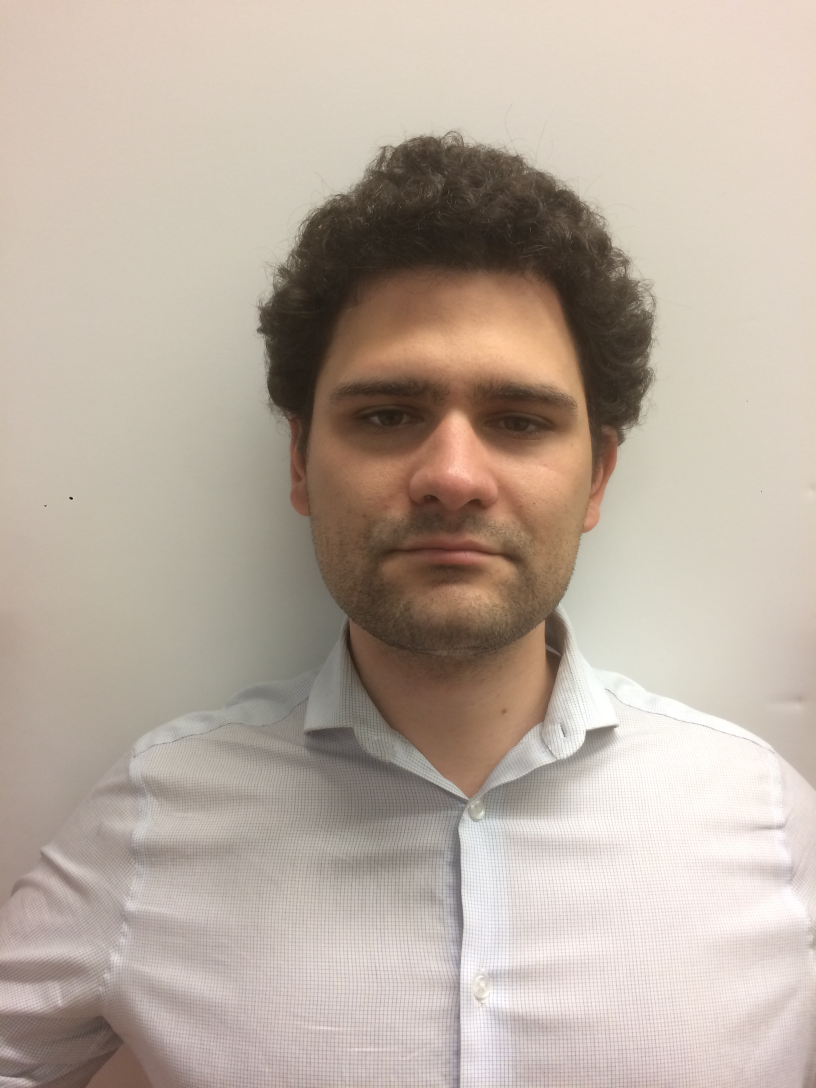
#> input picture photos/im1.JPG, 2448 x 3264 px, found by its file name (shown at 1/3 size)
$ python process.py
#> lines starting #> are read from the running program, lines starting #| are printed output that depends on the picture; after the words box and inside, x2 and y2 are one past the last pixel; in counts of white or black regions, pixels touching at a corner belong together
### edge.py
import cv2
import numpy as np
import sys, os

def nothing(x):
	pass

# [27 lines left out: functions update, updateCanny, not called in this run]

thickness = 3
thickness_canny = 1
PI = 3.1415

blurSize = 7
threshold_canny = 100

blurSize_min = 1
blurSize_max = 41

threshold_canny_min = 10
threshold_canny_max = 300


rho_min = 1
rho_max = 10

theta_min = .1*PI/180
theta_max = 2*PI/180

threshold_min = 1
threshold_max = 300

minLineLength_min = 1
minLineLength_max = 40

maxLineGap_min = 1
maxLineGap_max = 40

rho = 2.26
theta = .00174
threshold = 40
maxLineGap = 11
minLineLength = 5
img = 0

canny = 0
hough = 0

demo = False

downsample = 1

crop_coords = [1000, 1750, 50, 950]

def process(image_in, lines_out, interactive, params):
#> called with image_in = 'im1.JPG', lines_out = 'temp.txt', interactive = False, params = '/home/pi/image-processing/cv/params.txt'
	global rho, theta, threshold, maxLineGap, minLineLength, img, thickness, thickness_canny, PI, blurSize, blurSize_min, blurSize_max, canny, hough, lines

	if interactive:
		cv2.namedWindow('canny')
		cv2.namedWindow('main')

		cv2.createTrackbar('blurSize','canny',0,100,updateCanny)
		cv2.createTrackbar('threshold_canny','canny', 0,100,updateCanny)

		cv2.createTrackbar('rho','main',0,100,update)
		cv2.createTrackbar('theta','main', 0,100,update)
		cv2.createTrackbar('threshold','main', 0,100,update)
		cv2.createTrackbar('minLineLength','main', 0,100,update)
		cv2.createTrackbar('maxLineGap','main', 0,100,update)
	else:
		if os.path.exists(params):
			readParams(params)
#> (reads params.txt from the repository)


	img = cv2.imread(image_in)
#> img is the input picture: shape (3264, 2448, 3); mean B, G, R 160.7, 172.7, 186.2
	if demo:
		cv2.imwrite("demo1.jpg", img)
	img = cv2.cvtColor(img, cv2.COLOR_BGR2GRAY)
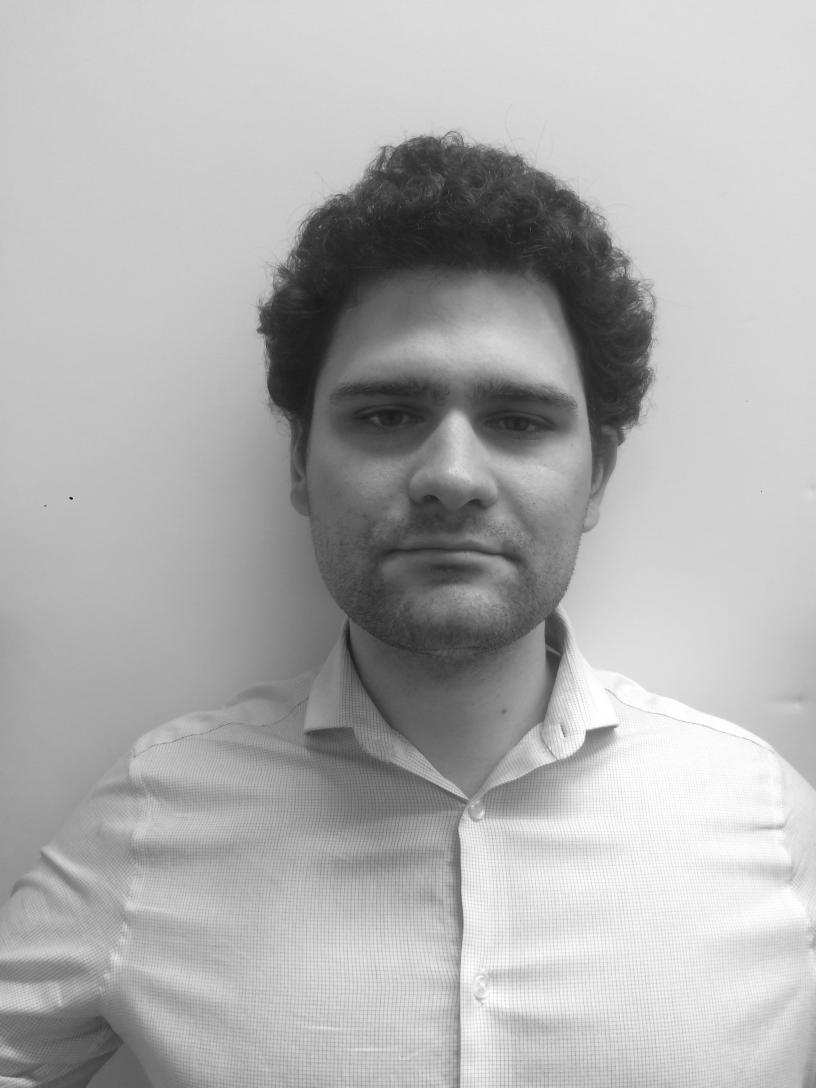
#> img: shape (3264, 2448) (shown at 1/3 size); min 8, max 255, mean 175.4
	if demo:
		cv2.imwrite("demo2.jpg", img)
	img = cv2.resize(img,None,fx=downsample, fy=downsample, interpolation = cv2.INTER_CUBIC)
	img = img[crop_coords[2]:crop_coords[3], crop_coords[0]: crop_coords[1]]
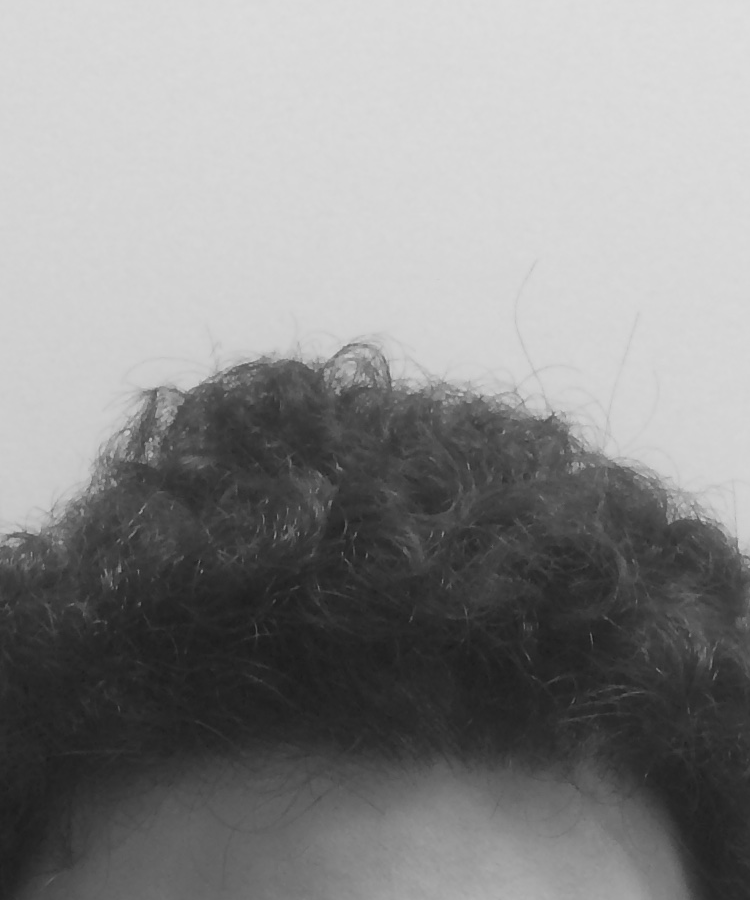
#> img: shape (900, 750); min 27, max 223, mean 137.6
	cv2.imwrite("%s.crop.jpg" % image_in, img)
	if demo:
		cv2.imwrite("demo3.jpg", img)

	img_blur = cv2.GaussianBlur(img,(blurSize,blurSize),0)
	if demo:
		cv2.imwrite("demo4.jpg", img)

	canny = cv2.Canny(img_blur, threshold_canny*.4, threshold_canny, True)
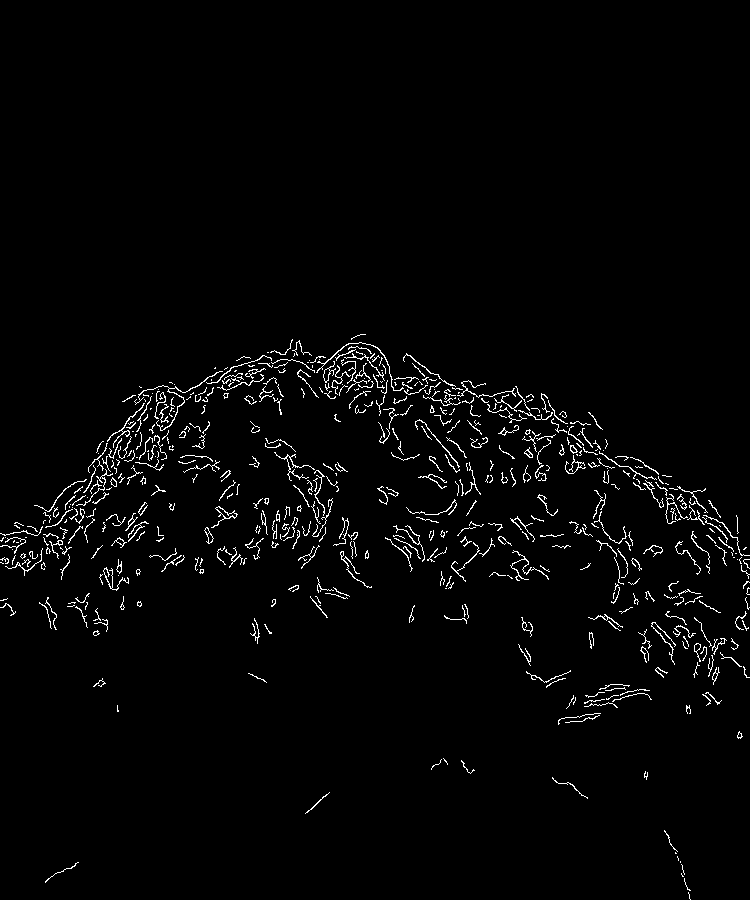
#> canny: shape (900, 750); 2.2% white in thin lines or dots, all inside (x1, y1, x2, y2) = (0, 334, 750, 900)
	if demo:
		cv2.imwrite("demo5.jpg", canny)

	kernel = np.ones((thickness_canny,thickness_canny), np.uint8)

	canny = cv2.dilate(canny, kernel, iterations=1)
	if demo:
		cv2.imwrite("demo6.jpg", canny)

	lines = cv2.HoughLinesP(canny, rho=rho, theta=theta, threshold = threshold, minLineLength = minLineLength, maxLineGap = maxLineGap)
#> lines = 1966 rows, first 6: [136, 462, 139, 462], [625, 536, 629, 536], [731, 641, 735, 643], [160, 427, 162, 425], [521, 578, 528, 579], [117, 464, 119, 462]

	ret,hough = cv2.threshold(img,0,0,cv2.THRESH_BINARY)
#> hough: shape (900, 750); every value is 0

	if lines is not None:
		for line in lines:
			cv2.line(hough, (line[0][0], line[0][1]), (line[0][2], line[0][3]), (255, 255, 255), thickness)
#> this loop made 1966 passes
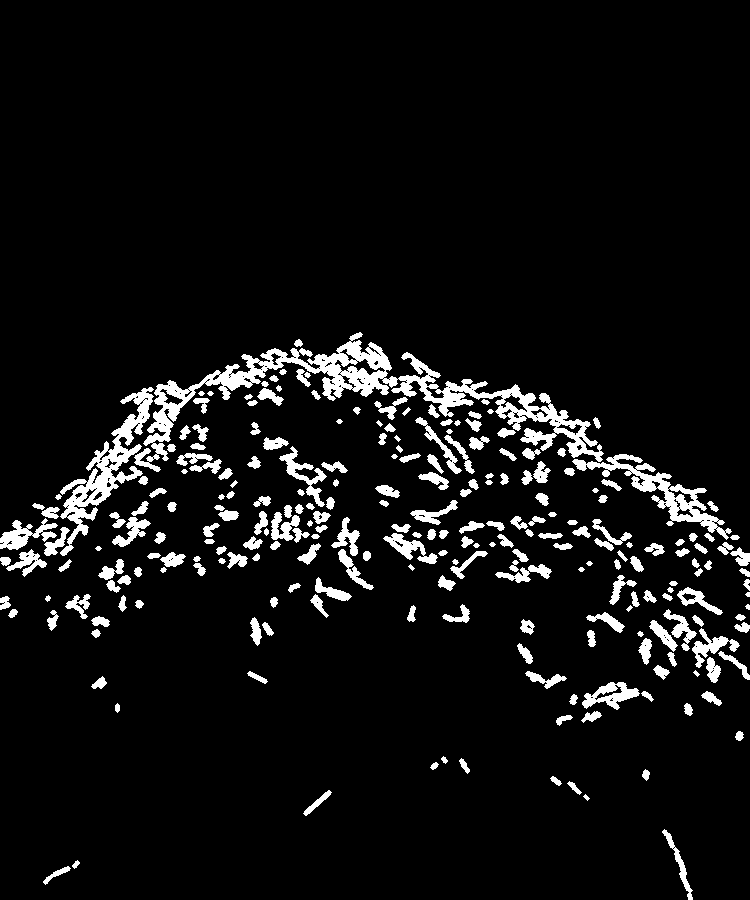
#> hough: shape (900, 750); 6.8% white; 248 white regions (1 under 20 px), largest, box (x1, y1, x2, y2) and area: (134, 332, 604, 472) 10662, (60, 387, 154, 556) 3634, (572, 454, 732, 540) 2678
	if interactive:
		cv2.imshow('main', hough)
		cv2.imshow('canny', canny)
		cv2.waitKey(0)
		writeParams(params)
	if demo:
		cv2.imwrite("demo7.jpg", hough)

	f = open(lines_out, 'w')
	f.write("BlurSize: %s, CannyThreshold: %s, Rho: %s, Theta: %s, HoughThreshold: %s, MaxLineGap: %s, MinLineLength: %s\n" % (blurSize, threshold_canny, rho, theta, threshold, maxLineGap, minLineLength))
	if lines is not None:
		for line in lines:
			f.write("%s %s %s %s\n" % (line[0][0], line[0][1], line[0][2], line[0][3]))
	f.close()
	cv2.destroyAllWindows()

# [10 lines left out: function writeParams, not called in this run]

def readParams(params):
	global blurSize, threshold_canny, rho, theta, threshold, maxLineGap, minLineLength
	print("Reading params.")
	f = open(params, 'r')
	blurSize = int(f.readline())
	threshold_canny = int(f.readline())
	rho = float(f.readline())
	theta = float(f.readline())
	threshold = int(f.readline())
	maxLineGap = int(f.readline())
	minLineLength = int(f.readline())

# [13 lines that do not run on import are left out]

### plot.py
import cv2
import numpy as np
import math
import os, shutil

y_paper_max = 792
x_paper_max = 1224

y_paper_bottom = 150
y_paper_top = 600

x_paper_left = 0
x_paper_right = 0

xMax = 0
xMin = 0
yMax = 0
yMin = 0

writeFrames = False

def sort(lines):
	first = alignLeft(lines[0])
	lines[0] = first

	for index in range(len(lines)):

		if first[0] > alignLeft(lines[index])[0]:
			first = alignLeft(lines[index])
			lines[index] = first
	lines.remove(first)
	newLines = [first]

	while len(lines) > 0:
		point = p2(newLines[len(newLines) - 1])
		candidate = lines[0]
		minDistance = 0
		if distance(point, p1(candidate)) < distance(point, p2(candidate)):
			minDistance = distance(point, p1(candidate))
		else:
			minDistance = distance(point, p2(candidate))
			candidate = swap(candidate)
			lines[0] = candidate

		for index in range(len(lines)):
			line = lines[index]
			if distance(point, p1(line)) < minDistance:
				candidate = line
				minDistance = distance(point, p1(line))
			if distance(point, p2(line)) < minDistance:
				candidate = swap(line)
				minDistance = distance(point, p2(line))
				lines[index] = candidate

		lines.remove(candidate)
		newLines.append(candidate)
	return newLines

# [10 lines left out: function connect, not called in this run]


def p1(line):
	return [line[0], line[1]]

def p2(line):
	return [line[2], line[3]]

def swap(line):
	return [line[2], line[3], line[0], line[1]]

def alignLeft(line):
	if line[2] < line[0]:
		return [line[2], line[3], line[0], line[1]]
	return line

# [4 lines left out: function alignDown, not called in this run]

def distance(p1, p2):
	return math.sqrt((p1[0] - p2[0])*(p1[0] - p2[0]) + (p1[1] - p2[1])*(p1[1] - p2[1]))

def x_transform(x):
	ratio = 1.0-(float(x) / (xMax - xMin))
	return int(x_paper_right + ratio * (x_paper_left - x_paper_right))

def y_transform(y):
	ratio = 1.0-(float(y) / (yMax - yMin))
	return int(y_paper_bottom + ratio * (y_paper_top - y_paper_bottom))

def process(joinDistance, lines_in, coords_out, interactive, img_out):
#> called with joinDistance = 20, lines_in = 'temp.txt', coords_out = 'lines', interactive = False, img_out = 'lines.jpg'
	global x_paper_right, x_paper_left, xMax, xMin, yMax, yMin
	tossedFirst = False

	f = open(lines_in, 'r')
	lines = []
	for line in f:
		if not tossedFirst:
			tossedFirst = True
			continue
		splitline = line.split(" ")
		lines.append(map(int, splitline))
	f.close()
	lines = sort(lines)
	xMax = lines[0][0]
	xMin = xMax
	yMin = lines[0][1]
	yMax = yMin
	for line in lines:
		xMax = max(xMax, line[0], line[2])
		xMin = min(xMin, line[0], line[2])
		yMax = max(yMax, line[1], line[3])
		yMin = min(yMin, line[1], line[3])

	aspect_ratio = float(yMax - yMin) / float(xMax - xMin)
	x_paper_width = (y_paper_top - y_paper_bottom) / aspect_ratio
	x_paper_right = x_paper_max/2 - x_paper_width/2
	x_paper_left = x_paper_right + x_paper_width

	thickness = 2

	img = np.zeros((yMax - yMin,xMax - xMin), np.uint8)
	for line in lines:
		cv2.line(img, (line[0] - xMin, line[1] - yMin), (line[2] - xMin, line[3] - yMin), (255, 255, 255), thickness)

	if interactive:
		cv2.imshow("Result", img)
		cv2.waitKey(0)

	lines = sort(lines)
	lines = connect(lines, joinDistance)
	img = np.zeros((yMax - yMin,xMax - xMin), np.uint8)
	count = 0
	if os.path.isdir("./frames"):
		shutil.rmtree("./frames")
	os.mkdir("./frames")

	f = open(coords_out, 'w')

	for line in lines:
		cv2.line(img, (line[0] - xMin, line[1] - yMin), (line[2] - xMin, line[3] - yMin), (255, 255, 255), thickness)
		if interactive:
			cv2.imshow("Result", img)
			cv2.waitKey(0)
		if writeFrames:
			cv2.imwrite("./frames/frame%s.jpg" % str(count).zfill(4), img)
		count += 1
		f.write("1; %s, %s, %s, %s\n" % (x_transform(line[0] - xMin), y_transform(line[1] - yMin), x_transform(line[2] - xMin), y_transform(line[3] - yMin)))
	cv2.imwrite("%s" % img_out, img)
	f.close()
	print("Wrote coords to %s" % coords_out)
	print("Plotted %s lines." % count)
	cv2.destroyAllWindows()

# [18 lines that do not run on import are left out]

### process.py
import os
import sys
import edge
import plot

if __name__ == "__main__":

	image_in = 'im1.JPG'
	lines_out = 'lines'
	intermediate = 'temp.txt'
	interactive = False
	params = 'params.txt'
	if len(sys.argv) > 1:
		image_in = sys.argv[1]
	if len(sys.argv) > 2:
		lines_out = sys.argv[2]
	if len(sys.argv) > 3:
		s = sys.argv[3].lower()
		if s == '1' or s == 'yes' or s == 'true' or s == 'interactive':
			interactive = True
	if len(sys.argv) > 4:
		params = sys.argv[4]
	params = '/home/pi/image-processing/cv/params.txt'
	lines_out_text = "%s" % lines_out
	lines_out_img = "%s.jpg" % lines_out
	edge.process(image_in, intermediate, interactive, params)
	joinDistance = 20
#> (the run stopped early here; a loop or call above may not have finished)
